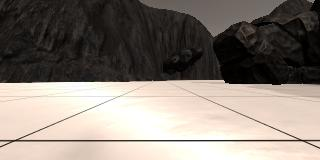
#> input picture perspective.jpg, 320 x 160 px
$ jupyter execute perspective.ipynb   (shell and % lines are left out)
#> lines starting #> are read from the running program, lines starting #| are printed output that depends on the picture; after the words box and inside, x2 and y2 are one past the last pixel; in counts of white or black regions, pixels touching at a corner belong together
# Perspective Tranform
Changing the view of the map from first person to plan view to structure map generation

[cell 1]
import matplotlib.image as mpimg
import matplotlib.pyplot as plt

## Interactive Image Window
An interactive matplotlib image window is required to obtain more information about the points in the image to establish a transorm from one perspective to the other.

[cell 2]

img = mpimg.imread("perspective.jpg")
#> img is the input picture: shape (160, 320, 3); mean R, G, B 135.1, 126.3, 118.3
plt.figure()
plt.imshow(img)
plt.show()

[cell 3]
import cv2
import numpy as np

def warp(img):
    width = 5

    pts1 = np.float32([[119,95], [199.3,95], [12.9,141], [300.6,140]])
    pts2 = np.float32([[img.shape[0]/2, img.shape[1]-width], [img.shape[0]/2+width, img.shape[1]-width], [img.shape[0]/2, img.shape[1]], [img.shape[0]/2+width, img.shape[1]]])


    H = cv2.getPerspectiveTransform(pts1, pts2)
    transformed = cv2.warpPerspective(img, H, (img.shape[0], img.shape[1]))
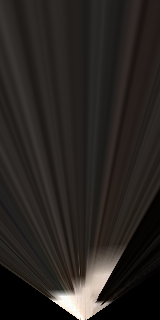
#> transformed: shape (320, 160, 3); mean R, G, B 40.4, 36.1, 32.8
    return transformed

def color_thres(image,  rgb_thres=(150,150,150)):
#> called with rgb_thres = (160, 160, 160)
    shape = ([image.shape[0], image.shape[1], 1])
#> shape = [320, 160, 1]
    canvas = np.zeros(shape)
    thrs = np.asarray(rgb_thres).tolist()
    for y in range(image.shape[0]):
        for x in range(image.shape[1]):
            if image[y, x, :].tolist() < thrs:
                canvas[y,x] = 0
            else:
                canvas[y,x] = 1
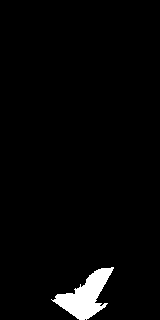
#> canvas: shape (320, 160, 1) float64; values 0 (black) and 1 (white), 2.9% white; 1 white region, box (x1, y1, x2, y2) and area: (51, 267, 114, 320) 1469
    return canvas

warped = warp(img)
canva = color_thres(warped, (160,160,160))
plt.figure()
plt.imshow(canva, cmap='gray')
plt.show()

[cell 4]
xpos, ypos, _= canva.nonzero()
#> xpos = 1469 values from 267 to 319; ypos = 1469 values, max 113 at index 2, min 51 at index 778, mean 85.21
plt.figure()
plt.plot(xpos, ypos, '.')
plt.xlim(0, 320)
plt.ylim(0, 160)
plt.show()
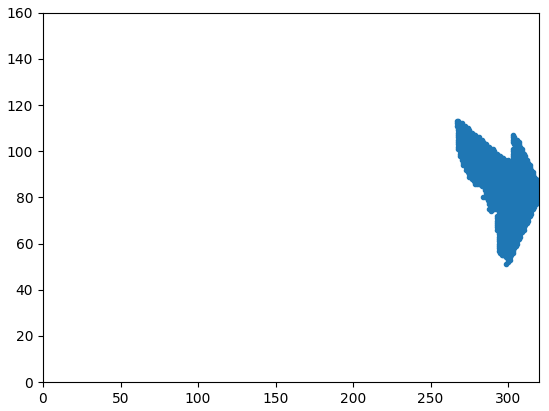
#> figure drawn by matplotlib, 1 panel

[cell 5]
canva.shape
#> Out = (320, 160, 1)
